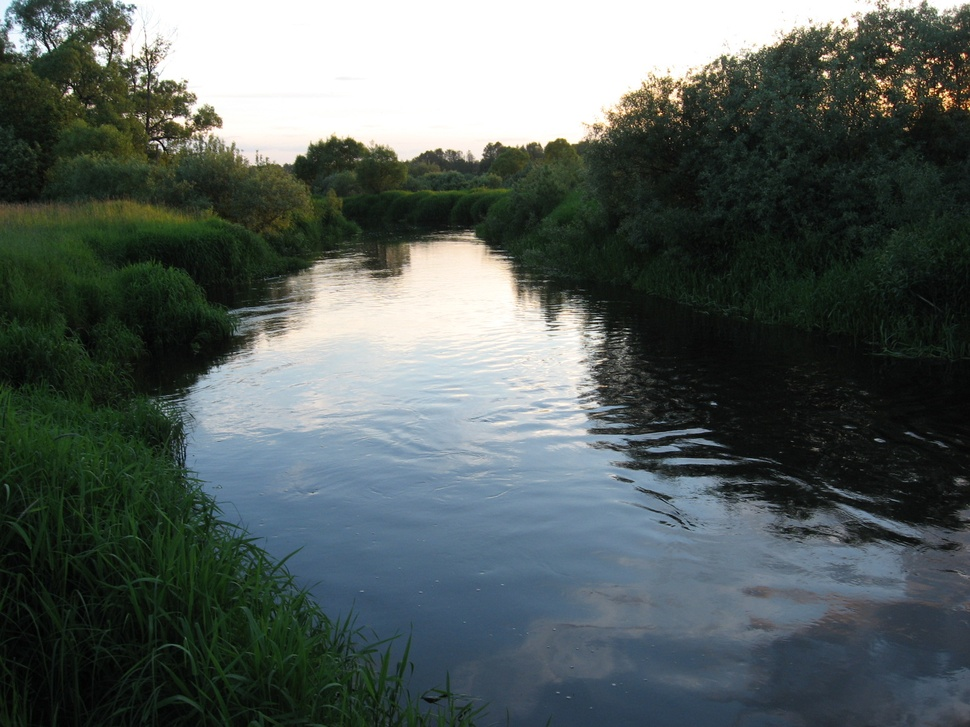
#> input picture images/IMG_1756.JPG, 970 x 727 px, shrunk from 1600 x 1200 before the run
$ python clahe.py --source ../images/IMG_1756.JPG
#> lines starting #> are read from the running program, lines starting #| are printed output that depends on the picture
import argparse
import cv2
import numpy as np
from matplotlib import pyplot as plt

ap = argparse.ArgumentParser()
ap.add_argument("-s", "--source", required=False, help="Path to source image.")
ap.add_argument("-o", "--output", required=False, help="Path to output image.")
args = vars(ap.parse_args())

path = './../images/IMG_1756.JPG'
out_path = './../out/clahe_2.jpg'

if args["source"] is not None:
    path = args["source"]

if args["output"] is not None:
    out_path = args["output"]

img = cv2.imread(path)
#> img is the input picture: shape (727, 970, 3); mean B, G, R 93.2, 95.6, 85.9

img_grey = cv2.cvtColor(img, cv2.COLOR_RGBA2GRAY)
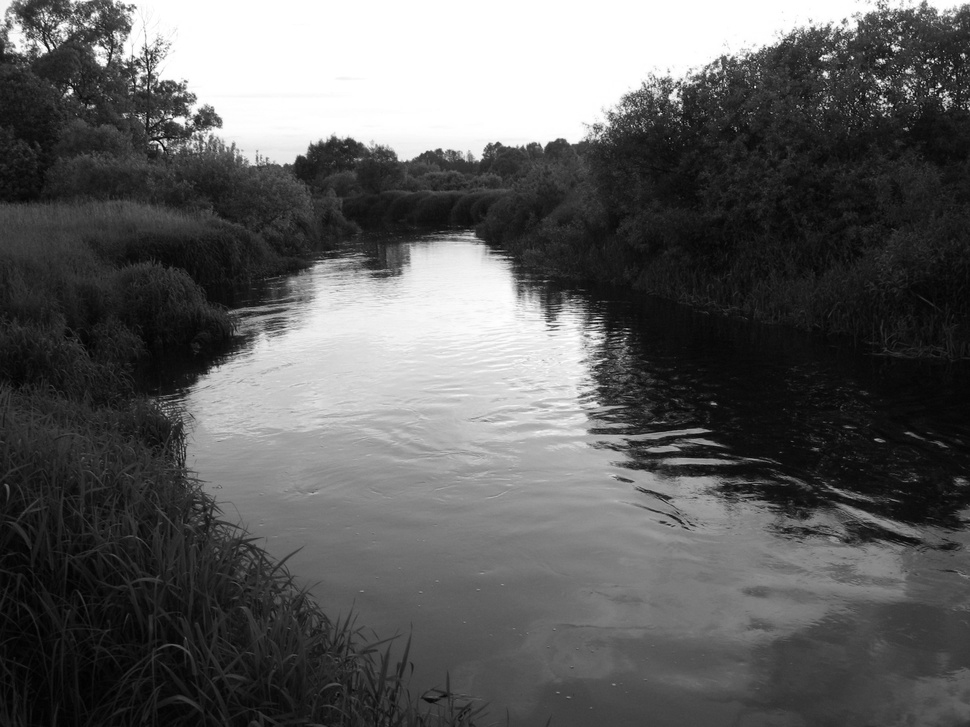
#> img_grey: shape (727, 970); min 0, max 255, mean 93.7

# Create a CLAHE object (Arguments are optional).
clahe = cv2.createCLAHE(clipLimit=2.0, tileGridSize=(8, 8))
cl_r = clahe.apply(img[..., 0])
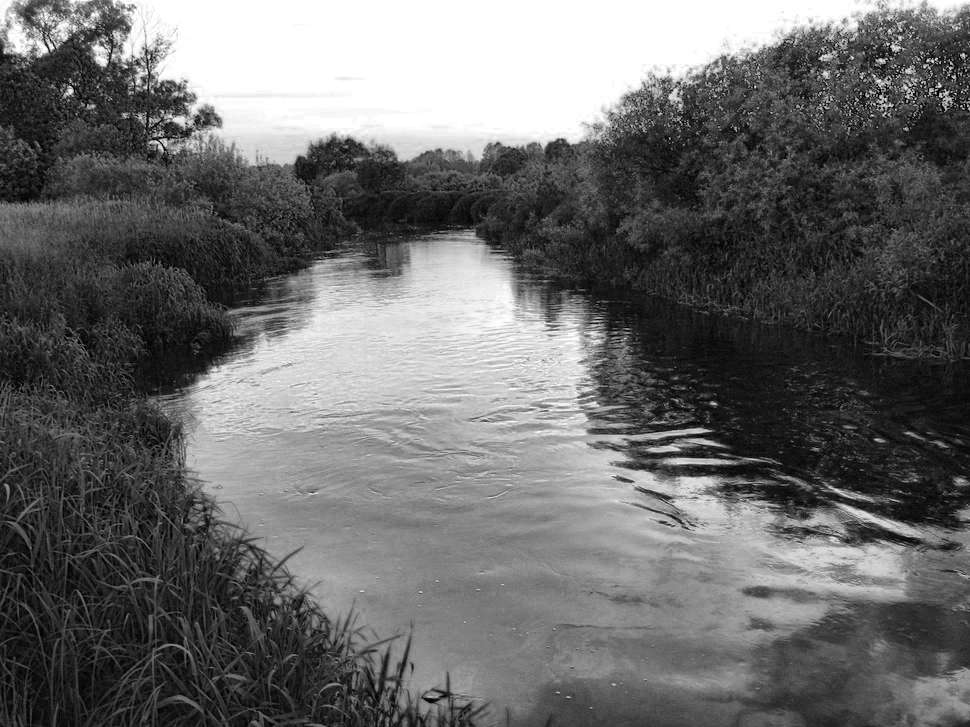
#> cl_r: shape (727, 970); min 0, max 255, mean 106.6
cl_g = clahe.apply(img[..., 1])
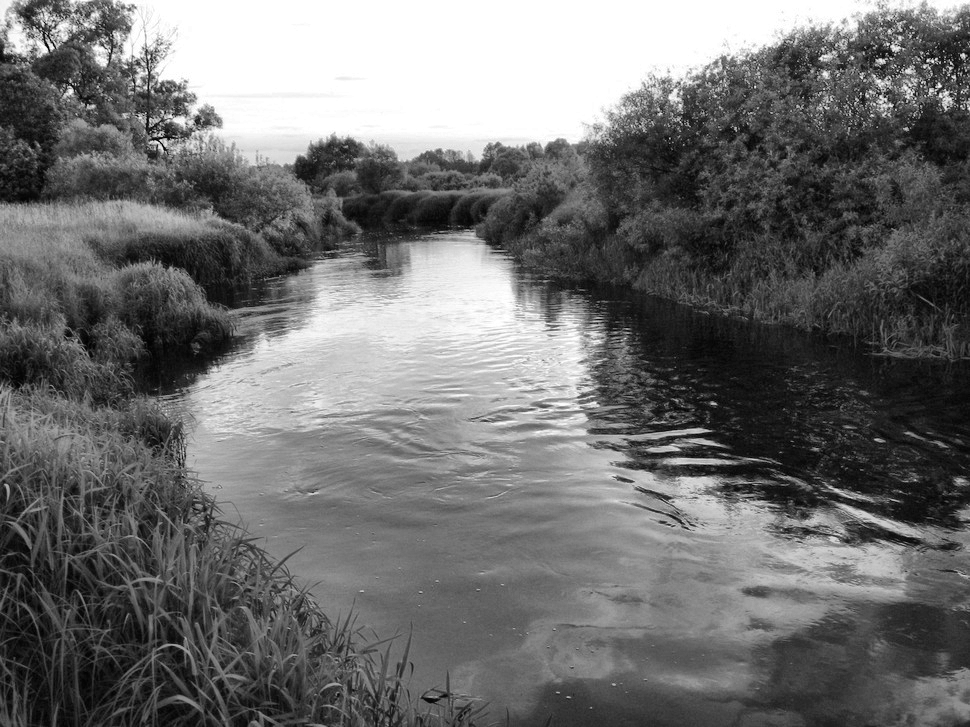
#> cl_g: shape (727, 970); min 1, max 255, mean 111.1
cl_b = clahe.apply(img[..., 2])
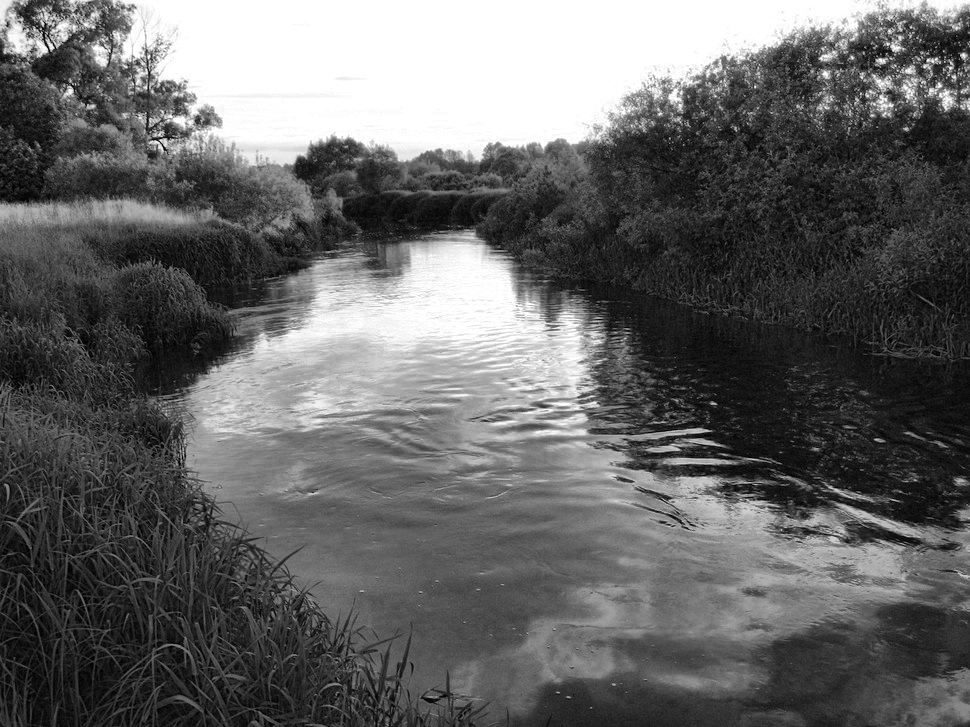
#> cl_b: shape (727, 970); min 0, max 255, mean 101.6

cl_rgb = cv2.merge((cl_r, cl_g, cl_b))
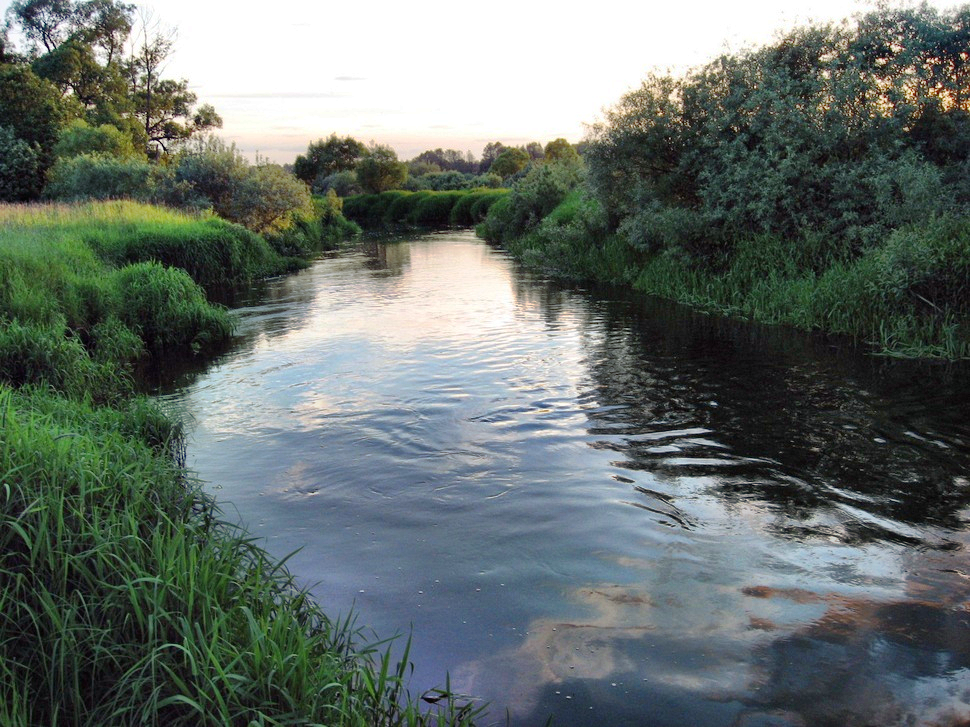
#> cl_rgb: shape (727, 970, 3); mean B, G, R 106.6, 111.1, 101.6

cv2.imwrite(out_path, cl_rgb)
